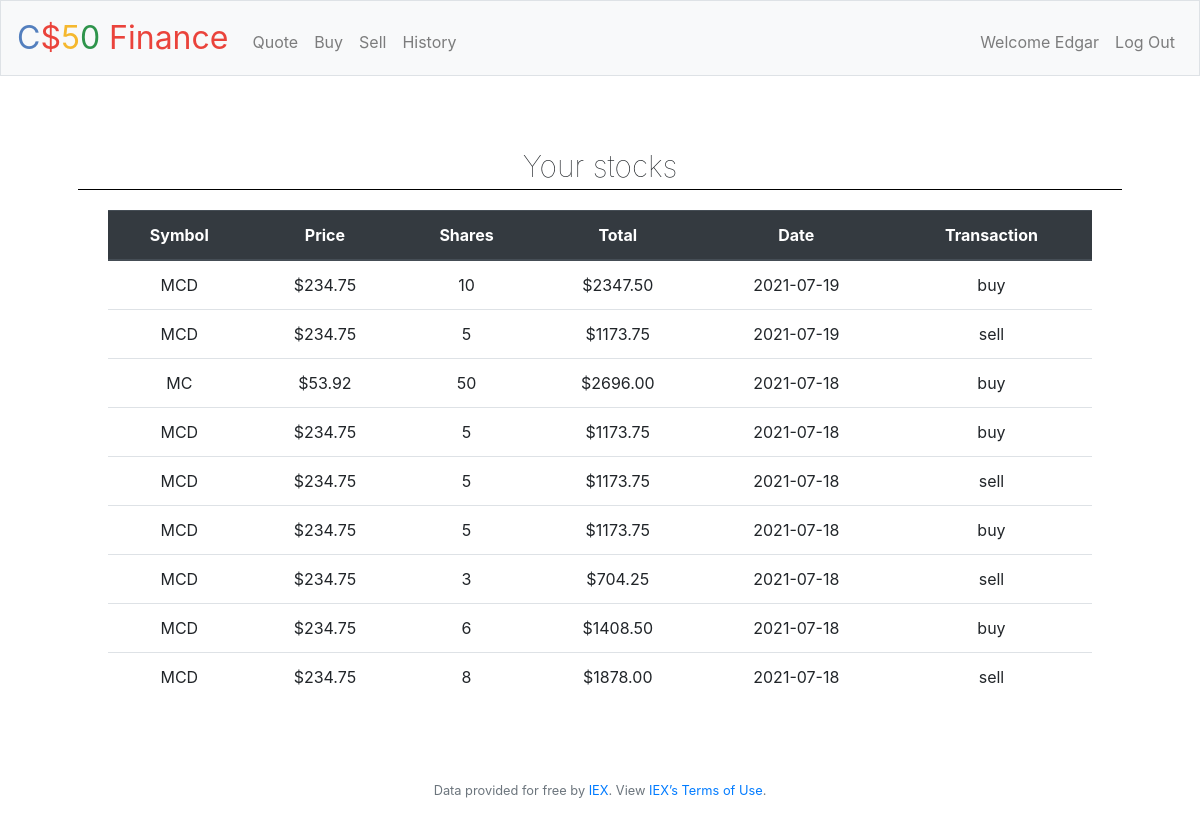
Page /history (signed in) on the earlier database version.
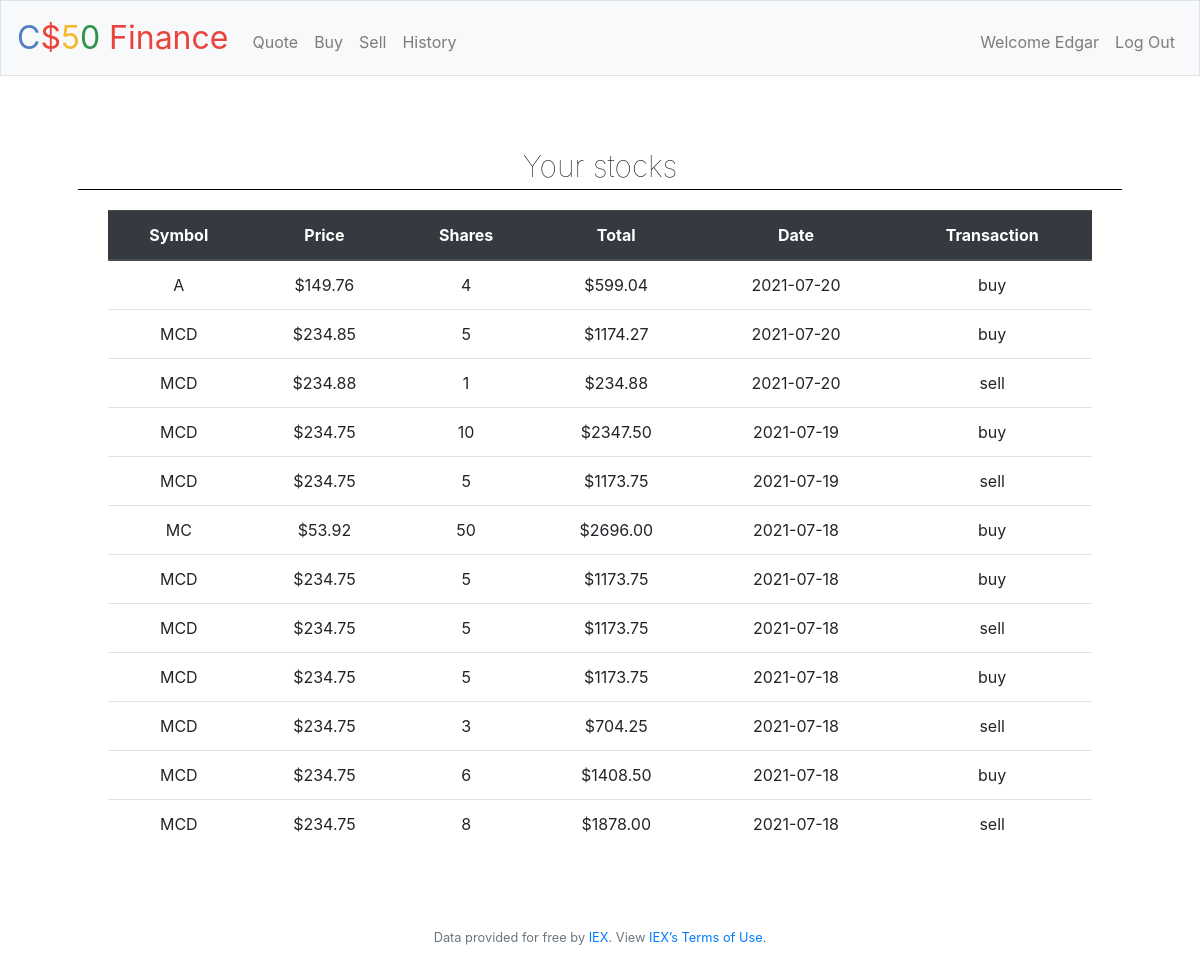
Same page on the later database version.
### tables this page shows
CREATE TABLE users (id INTEGER, username TEXT NOT NULL, hash TEXT NOT NULL, cash NUMERIC NOT NULL DEFAULT 10000.00, PRIMARY KEY(id));

CREATE TABLE user_history(id INTEGER NOT NULL, user_stocks_id INTEGER NOT NULL, shares INTEGER NOT NULL DEFAULT 1, price NUMERIC NOT NULL, date TEXT NOT NULL DEFAULT (date('now')), transaction_type TEXT NOT NULL, PRIMARY KEY(id), FOREIGN KEY(user_stocks_id) REFERENCES user_stocks(id));

CREATE TABLE user_stocks(id INTEGER, username_id INTEGER NOT NULL, stock_id TEXT NOT NULL, shares INTEGER NOT NULL DEFAULT 1, PRIMARY KEY(id), FOREIGN KEY(username_id) REFERENCES users(id));

### app.py (the view)
@app.route("/history")
@login_required
def history():
    user_id = session["user_id"]
    username = db.execute("SELECT username FROM users WHERE id = (?);", user_id)[0]["username"]
    history = db.execute("SELECT history.id as id, stocks.stock_id AS stock_id, history.shares AS shares, history.price AS price, history.date AS date, history.transaction_type AS type FROM user_stocks as stocks INNER JOIN user_history AS history ON stocks.id = history.user_stocks_id WHERE stocks.username_id = (?) ORDER BY history.date DESC, stocks.stock_id;", user_id)
    return render_template("history.html", history=history, username=username)

### app.py (called while the page is built)
@app.after_request
def after_request(response):
    response.headers["Cache-Control"] = "no-cache, no-store, must-revalidate"
    response.headers["Expires"] = 0
    response.headers["Pragma"] = "no-cache"
    return response

### helpers.py (called while the page is built)
def login_required(f):
    @wraps(f)
    def decorated_function(*args, **kwargs):
        if session.get("user_id") is None:
            return redirect("/login")
        return f(*args, **kwargs)
    return decorated_function

### templates/history.html (shortened to what this page needs)
{% extends "layout.html" %}
{% block main %}
    <p class="title animated bounceInLeft">Your stocks</p>
    <div class="container">
        <div class"row">
            <div class="col-12 d-none d-lg-block">
                <table class="table">
                    <thead class="thead-dark">
                        <tr>
                            <th scope="col">Symbol</th>
                            <th scope="col">Price</th>
                            <th scope="col">Shares</th>
                            <th scope="col">Total</th>
                            <th scope="col">Date</th>
                            <th scope="col">Transaction</th>
                        </tr>
                    </thead>
                    <tbody>
                        {% for h in history %}
                            <tr>
                                <td scope="row">{{ h.stock_id }}</td>
                                <td>${{ "{:.2f}".format(h.price) }}</td>
                                <td>{{ h.shares }}</td>
                                <td>${{ "{:.2f}".format(h.price * h.shares)  }}</td>
                                <td>{{ h.date }}</td>
                                <td>{{ h.type }}</td>
                            </tr>
                        {% endfor %}
                      </tbody>
                    </table>
            </div>
        </div>
    </div>
{% endblock %}

### templates/layout.html (shortened to what this page needs)
<!DOCTYPE html>
<html lang="en">
    <head>
        <link rel="stylesheet" href="https://cdn.jsdelivr.net/npm/bootstrap@4.5.3/dist/css/bootstrap.min.css">
        <link href="/static/styles.css" rel="stylesheet">
        <link rel="stylesheet" href="https://cdnjs.cloudflare.com/ajax/libs/animate.css/3.5.2/animate.min.css">
    </head>
    <body>
        <nav class="navbar navbar-expand-md navbar-light bg-light border">
            <a class="navbar-brand" href="/"><span class="blue">C</span><span class="red">$</span><span class="yellow">5</span><span class="green">0</span> <span class="red">Finance</span></a>
            <div class="collapse navbar-collapse text-center" id="navbar">
                {% if session.user_id %}
                    <ul class="navbar-nav mr-auto mt-2">
                        <li class="nav-item"><a class="nav-link" href="/quote">Quote</a></li>
                        <li class="nav-item"><a class="nav-link" href="/buy">Buy</a></li>
                        <li class="nav-item"><a class="nav-link" href="/sell">Sell</a></li>
                        <li class="nav-item"><a class="nav-link" href="/history">History</a></li>
                    </ul>
                    <ul class="navbar-nav ml-auto mt-2">
                        <li class="d-none d-md-inline nav-item nav-link">Welcome {{ username }}</li>
                        <li class="nav-item"><a class="nav-link" href="/logout">Log Out</a></li>
                    </ul>
                {% else %}
                    <ul class="navbar-nav ml-auto mt-2">
                        <li class="nav-item"><a class="nav-link" href="/register">Register</a></li>
                        <li class="nav-item"><a class="nav-link" href="/login">Log In</a></li>
                    </ul>
                {% endif %}
            </div>
        </nav>
        <main class="container p-0 p-md-5">
            {% block main %}{% endblock %}
        </main>
        <footer class="small text-center text-muted my-3">
            Data provided for free by <a href="https://iextrading.com/developer">IEX</a>. View <a href="https://iextrading.com/api-exhibit-a/">IEX’s Terms of Use</a>.
        </footer>
    </body>
</html>

### static/styles.css (style rules this page uses)
nav .navbar-brand { font-size: xx-large; }
nav .navbar-brand .blue { color: #537fbe; }
nav .navbar-brand .red { color: #ea433b; }
nav .navbar-brand .yellow { color: #f5b82e; }
nav .navbar-brand .green { color: #2e944b; }
main { overflow-x: auto; text-align: center; }
.title { margin: 20px 0; font-size: 30px; border-bottom: #000000; border-width: 0 0 1.5px 0; border-style: solid; font-weight: lighter; }

Differences in the rows shown:
added user_history: stock_id "A", price "149.76", shares "4", h.price*h.shares "599.04", date "2021-07-20", type "buy"
added user_history: stock_id "MCD", price "234.85", shares "5", h.price*h.shares "1174.27", date "2021-07-20", type "buy"
added user_history: stock_id "MCD", price "234.88", shares "1", h.price*h.shares "234.88", date "2021-07-20", type "sell"
